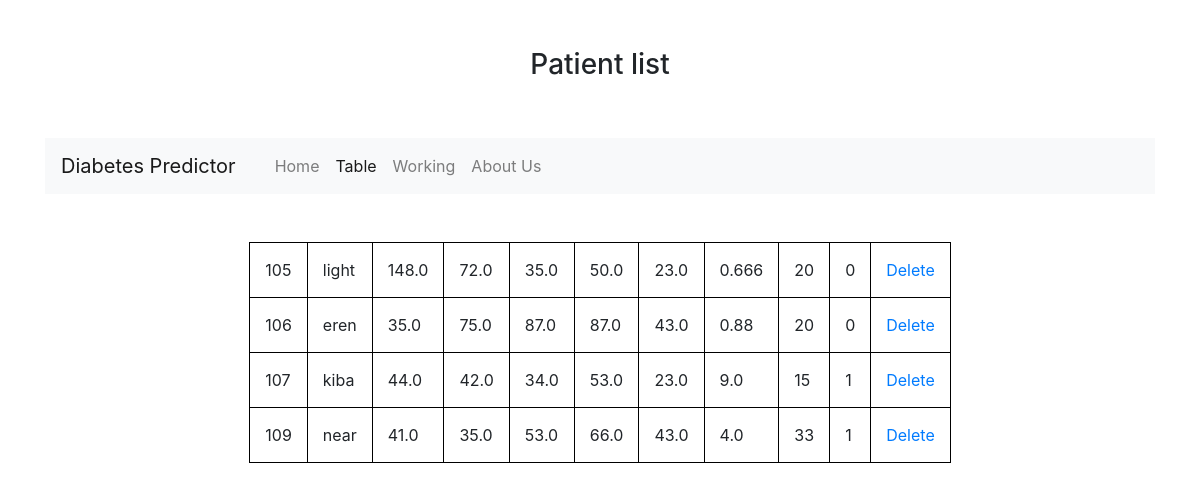
Screenshot of /table with the database file from the repository.
### tables this page shows
CREATE TABLE patient(pid int primary key, name text, preg float, glucose float, bp float, st float, insulin float, bmi float, dpf float, age int, outcome int);

### app.py (the view)
@app.route("/table", methods=["GET"])
def table():
    try:
        if request.method == "GET":
            connection = sqlite3.connect(currentdirectory + "\diabetes1.db")
            cursor = connection.cursor()
            query1 = "SELECT * FROM patient"
            result = cursor.execute(query1)
            result = result.fetchall()
            return render_template("table.html", data=result)
    except:
        return render_template("table.html", data=" $$ ")
    finally:
        if connection is None:
                connection.close()

### templates/table.html (shortened to what this page needs)
<!doctype html>
<html lang="en">
  <head>
    <link rel="stylesheet" href="https://cdn.jsdelivr.net/npm/bootstrap@4.6.0/dist/css/bootstrap.min.css">
  </head>
  <body>
    <center>
    <div class="container">
      <br><br>
      <h3>Patient list</h3>
    <br><br>
    <nav class="navbar navbar-expand-lg navbar-light bg-light">
      <a class="navbar-brand" href="/working">Diabetes Predictor</a>
      <div class="container-sm">
          <div class="collapse navbar-collapse" id="navbarText">
              <ul class="navbar-nav mr-auto">
                  <li class="nav-item">
                      <a class="nav-link" href="/">Home</a>
                  </li>
                  <li class="nav-item active">
                      <a class="nav-link" href="/table">Table</a>
                  </li>
                  <li class="nav-item">
                      <a class="nav-link" href="/working">Working<span class="sr-only">(current)</span></a>
                  </li>
                  <li class="nav-item">
                      <a class="nav-link" href="/aboutus">About Us</a>
                  </li>
              </ul>
          </div>
      </div>
  </nav>
  <br><br>
    <table border="5" style="width: 100;">
        {% for d in data %}
            <tr>
                <td>{{ d[0] }}</td>
                <td>{{ d[1] }}</td>
                <td>{{ d[3] }}</td>
                <td>{{ d[4] }}</td>
                <td>{{ d[5] }}</td>
                <td>{{ d[6] }}</td>
                <td>{{ d[7] }}</td>
                <td>{{ d[8] }}</td>
                <td>{{ d[9] }}</td>
                <td>{{ d[10] }}</td>
        <td> <a href="{{url_for('delp', id=d[0])}}" onclick="return confirm('Are you sure??')">Delete</td>
            </tr>
        {%else%}
            <tr>
                <td>No data found</td>
            </tr>
        {% endfor %}
    </table>
  </div>
</center>
  </body>
</html>

### templates/table.html (style rules this page uses)
table, tr, td { border: 1px solid black; border-collapse: collapse; }
tr, td { padding: 15px; }

### rows the page displays
patient: pid "105", name "light", glucose "148.0", bp "72.0", st "35.0", insulin "50.0", bmi "23.0", dpf "0.666", age "20", outcome "0"
patient: pid "106", name "eren", glucose "35.0", bp "75.0", st "87.0", insulin "87.0", bmi "43.0", dpf "0.88", age "20", outcome "0"
patient: pid "107", name "kiba", glucose "44.0", bp "42.0", st "34.0", insulin "53.0", bmi "23.0", dpf "9.0", age "15", outcome "1"
patient: pid "109", name "near", glucose "41.0", bp "35.0", st "53.0", insulin "66.0", bmi "43.0", dpf "4.0", age "33", outcome "1"
